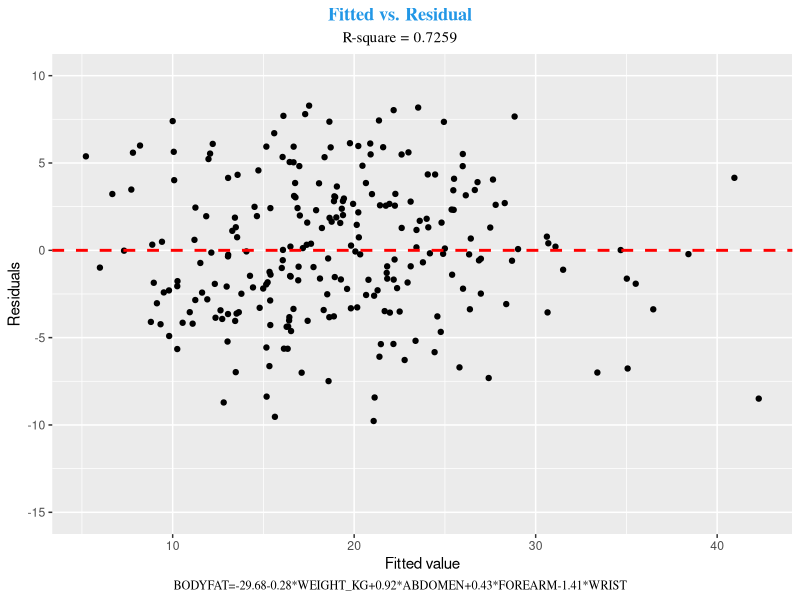
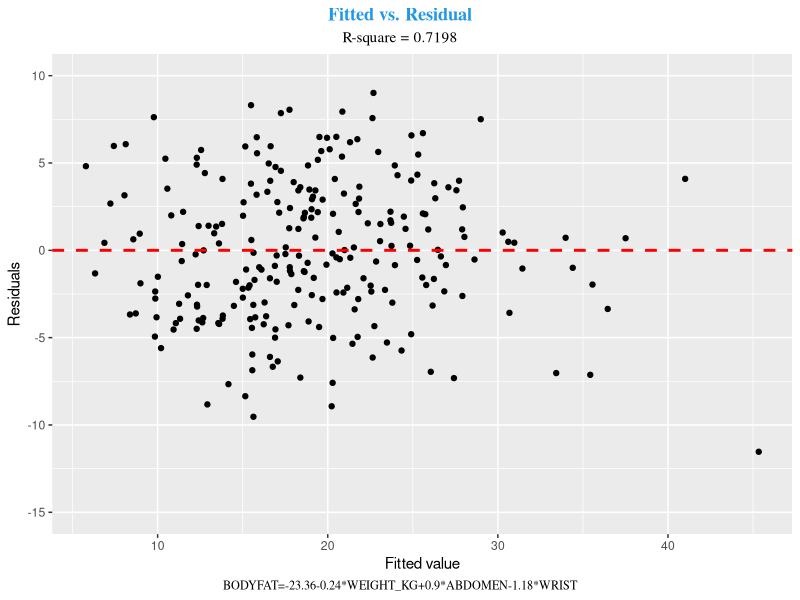
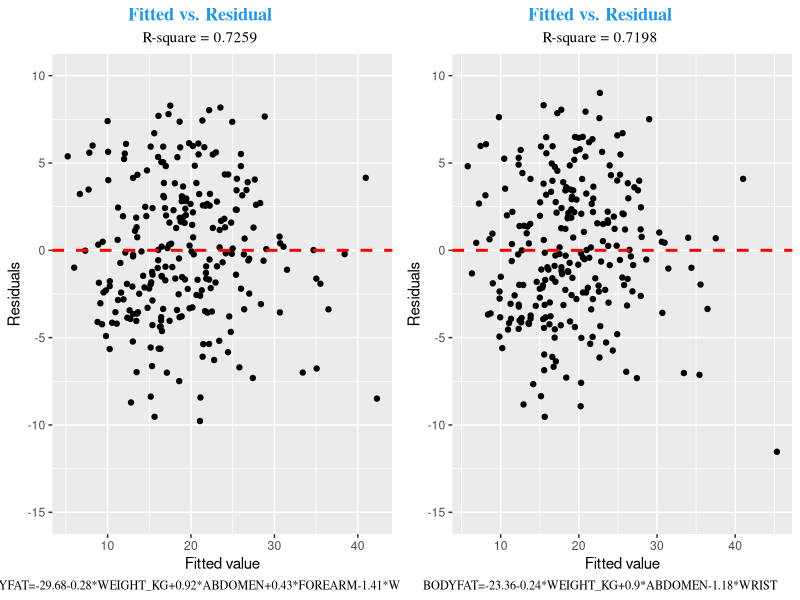
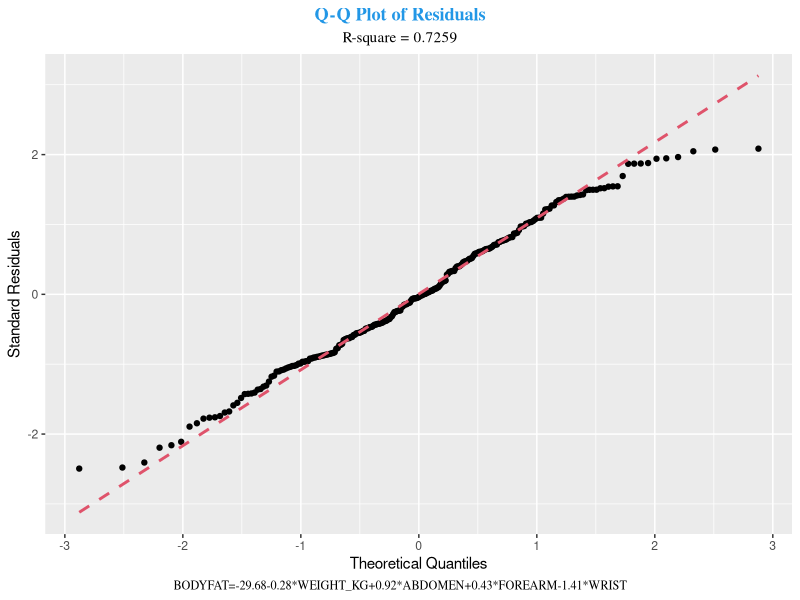
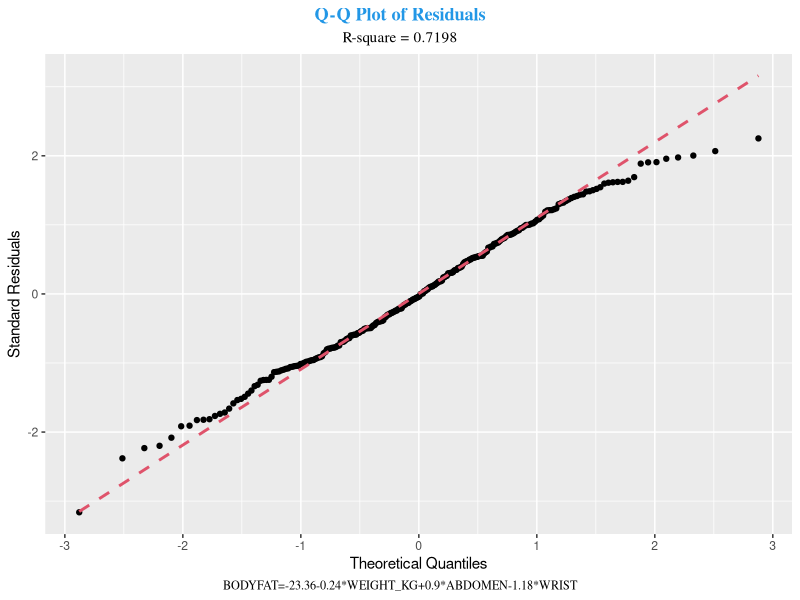
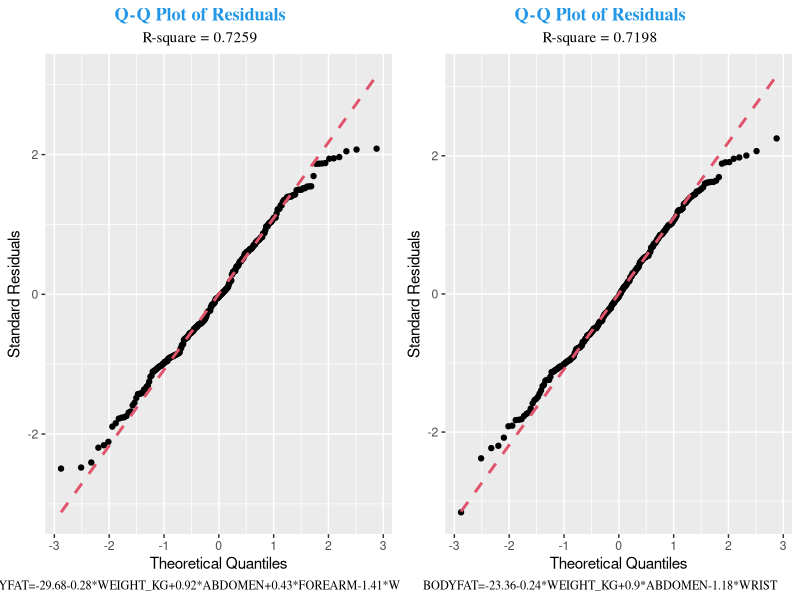
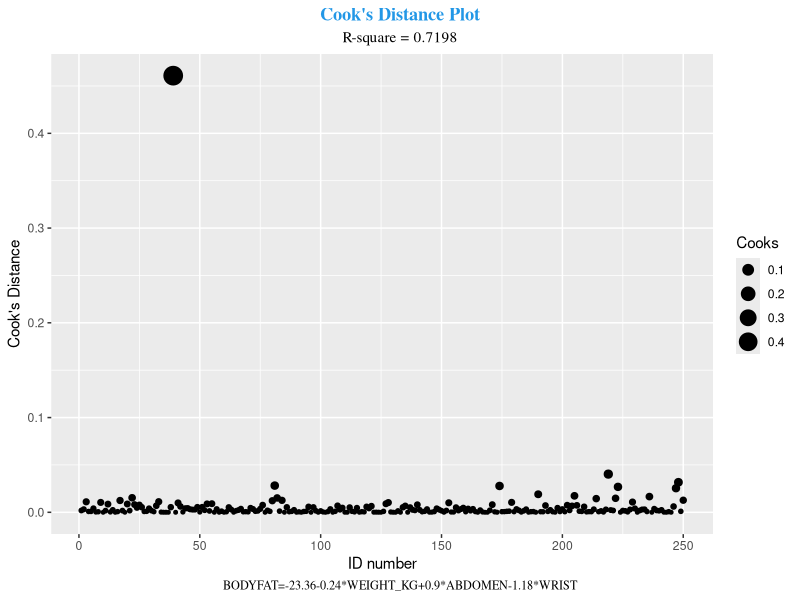
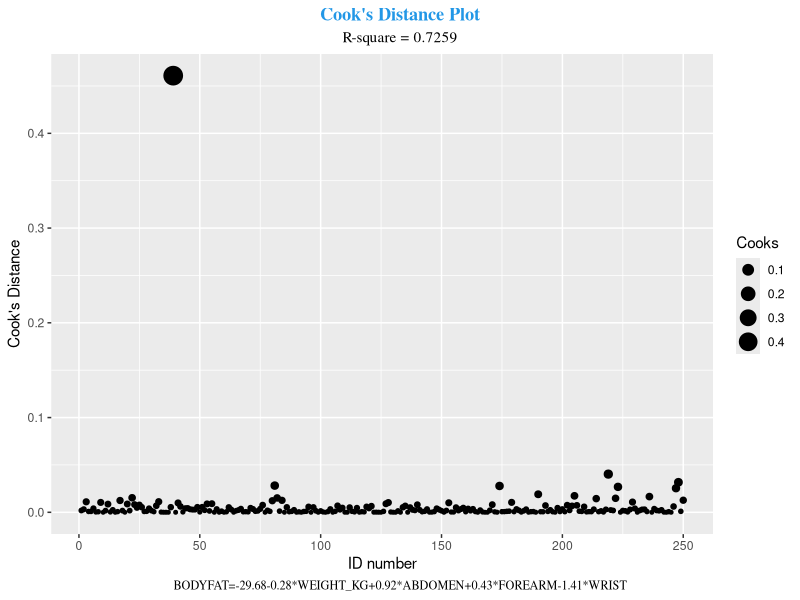

These figures' R source, in order:
# Load Packages
library(readr)
library(dplyr)
library(MASS)
library(leaps)
library(ggplot2)
library(gridExtra)

# Load Data and subset with variables we do not want in the model.
BodyFat2 <- read.csv("BodyFat2.csv")
names(BodyFat2)
BodyFat<- subset(BodyFat2, select = -c(IDNO, DENSITY, WEIGHT, HEIGHT)) #take out ID, Density, and non-metric height and weight.
names(BodyFat)


# Using regsubsets
slr<- regsubsets(BODYFAT~., data=BodyFat, nbest=1, nvmax=10) #full model
regsum<-summary(slr) #summary of regsubsets
regsum$rsq # not much change in R^2 between 4 variables and up.
regsum # with 4: BODYFAT ~ ABDOMEN + FOREARM + WRIST + WEIGHT_KG (R^2 = 0.7303030)


#Comparing model with 3 variables and 4 variables
model4<- lm(BODYFAT ~ WEIGHT_KG + ABDOMEN + FOREARM + WRIST, data=BodyFat)
summary(model4) #Adjusted R^2 = 0.7259
model3<- lm(BODYFAT ~ WEIGHT_KG + ABDOMEN + WRIST, data=BodyFat)
summary(model3) #Adjusted R^2 = 0.7198

#Residuals vs Fitted
tmp4 <- dplyr::select(BodyFat,BODYFAT,WEIGHT_KG,ABDOMEN,FOREARM,WRIST) %>%
        dplyr::mutate(fits=fitted(model4),
                resids=resid(model4),
                sresids=rstudent(model4))
compare.4 <- ggplot(data=tmp4,mapping=aes(x=fits,y=resids)) +
  geom_point() +
  geom_hline(yintercept=0,linetype="dashed",col="red",size=1)+
  labs(x = "Fitted value")+
  labs(y = "Residuals")+
  labs(title = 'Fitted vs. Residual',
       subtitle = 'R-square = 0.7259',
       caption = 'BODYFAT=-29.68-0.28*WEIGHT_KG+0.92*ABDOMEN+0.43*FOREARM-1.41*WRIST')+
  theme(plot.title = element_text(family="serif",
                                  face="bold",
                                  color=4,
                                  hjust = 0.5),
        plot.subtitle = element_text(family="serif",
                                     hjust = 0.5),
        plot.caption = element_text(family="serif",
                                    hjust = 0.5),
        plot.title.position = "plot",
        plot.caption.position = "plot")+
  ylim(-15, 10)
compare.4
tmp3 <- dplyr::select(BodyFat,BODYFAT,WEIGHT_KG,ABDOMEN,WRIST) %>%
        dplyr::mutate(fits=fitted(model3),
                resids=resid(model3),
                sresids=rstudent(model3))
compare.3 <- ggplot(data=tmp3,mapping=aes(x=fits,y=resids)) +
  geom_point() +
  geom_hline(yintercept=0,linetype="dashed",col="red",size=1)+
  labs(x = "Fitted value")+
  labs(y = "Residuals")+
  labs(title = 'Fitted vs. Residual',
       subtitle = 'R-square = 0.7198',
       caption = 'BODYFAT=-23.36-0.24*WEIGHT_KG+0.9*ABDOMEN-1.18*WRIST')+
  theme(plot.title = element_text(family="serif",
                                  face="bold",
                                  color=4,
                                  hjust = 0.5),
        plot.subtitle = element_text(family="serif",
                                     hjust = 0.5),
        plot.caption = element_text(family="serif",
                                    hjust = 0.5),
        plot.title.position = "plot",
        plot.caption.position = "plot")+
  ylim(-15, 10)
compare.3
grid.arrange(compare.4,compare.3,ncol=2)
# plot(predict(model3),resid(model3), ylim =c(-12,12), xlab="Predicted Body Fat Percentage", ylab="Standardized Residuals", main="Standardized Residual Plot")
# abline(0,0, col = "red") # Don't like the 39th observation
# plot(predict(model4),resid(model4), ylim =c(-10,10), xlab="Predicted Body Fat Percentage", ylab="Standardized Residuals", main="Standardized Residual Plot")
# abline(0,0, col = "red") # Model 4 seems to fit assumptions better

# QQ
tmp4 <- dplyr::select(BodyFat,BODYFAT,WEIGHT_KG,ABDOMEN,FOREARM,WRIST) %>%
  dplyr::mutate(y = rstandard(model4))
qq.4 <- ggplot(tmp4, aes(sample = y))+
  stat_qq(col = 1) +
  stat_qq_line(col = 2,linetype="dashed",size=1)+
  labs(x = "Theoretical Quantiles")+
  labs(y = "Standard Residuals")+
  labs(title = 'Q-Q Plot of Residuals',
       subtitle = 'R-square = 0.7259',
       caption = 'BODYFAT=-29.68-0.28*WEIGHT_KG+0.92*ABDOMEN+0.43*FOREARM-1.41*WRIST')+
  theme(plot.title = element_text(family="serif",
                                  face="bold",
                                  color=4,
                                  hjust = 0.5),
        plot.subtitle = element_text(family="serif",
                                     hjust = 0.5),
        plot.caption = element_text(family="serif",
                                    hjust = 0.5),
        plot.title.position = "plot",
        plot.caption.position = "plot")
qq.4
tmp3 <- dplyr::select(BodyFat,BODYFAT,WEIGHT_KG,ABDOMEN,WRIST) %>%
        dplyr::mutate(y = rstandard(model3))
qq.3 <- ggplot(tmp3, aes(sample = y))+
     stat_qq(col = 1) +
     stat_qq_line(col = 2,linetype="dashed",size=1)+
     labs(x = "Theoretical Quantiles")+
     labs(y = "Standard Residuals")+
     labs(title = 'Q-Q Plot of Residuals',
         subtitle = 'R-square = 0.7198',
         caption = 'BODYFAT=-23.36-0.24*WEIGHT_KG+0.9*ABDOMEN-1.18*WRIST')+
     theme(plot.title = element_text(family="serif",
                                    face="bold",
                                    color=4,
                                    hjust = 0.5),
          plot.subtitle = element_text(family="serif",
                                       hjust = 0.5),
          plot.caption = element_text(family="serif",
                                      hjust = 0.5),
          plot.title.position = "plot",
          plot.caption.position = "plot")
qq.3
grid.arrange(qq.4,qq.3,ncol=2)
# qqnorm(rstandard(model3), main="Q-Q Plot of Residuals")
# abline(0,1, col="red")
# qqnorm(rstandard(model4), main="Q-Q Plot of Residuals")
# abline(0,1, col="red")

#Cook's Distance
tmp4 <- dplyr::select(BodyFat,BODYFAT,WEIGHT_KG,ABDOMEN,FOREARM,WRIST,X) %>%
        dplyr::mutate(x=X,Cooks = cooks.distance(model4))
cook.4 <- ggplot(tmp4, aes(x = X, y = Cooks))+
  geom_point(aes(size = Cooks)) +
  labs(x = "ID number")+
  labs(y = "Cook's Distance")+
  labs(title = "Cook's Distance Plot",
       subtitle = 'R-square = 0.7198',
       caption = 'BODYFAT=-23.36-0.24*WEIGHT_KG+0.9*ABDOMEN-1.18*WRIST')+
  theme(plot.title = element_text(family="serif",
                                  face="bold",
                                  color=4,
                                  hjust = 0.5),
        plot.subtitle = element_text(family="serif",
                                     hjust = 0.5),
        plot.caption = element_text(family="serif",
                                    hjust = 0.5),
        plot.title.position = "plot",
        plot.caption.position = "plot")
cook.4
tmp3 <- dplyr::select(BodyFat,BODYFAT,WEIGHT_KG,ABDOMEN,WRIST) %>%
  dplyr::mutate(y = cooks.distance(model3))
cook.3 <- ggplot(tmp4, aes(x = X, y = Cooks))+
  geom_point(aes(size = Cooks)) +
  labs(x = "ID number")+
  labs(y = "Cook's Distance")+
  labs(title = "Cook's Distance Plot",
       subtitle = 'R-square = 0.7259',
       caption = 'BODYFAT=-29.68-0.28*WEIGHT_KG+0.92*ABDOMEN+0.43*FOREARM-1.41*WRIST')+
  theme(plot.title = element_text(family="serif",
                                  face="bold",
                                  color=4,
                                  hjust = 0.5),
        plot.subtitle = element_text(family="serif",
                                     hjust = 0.5),
        plot.caption = element_text(family="serif",
                                    hjust = 0.5),
        plot.title.position = "plot",
        plot.caption.position = "plot")
cook.3
grid.arrange(cook.4,cook.3,ncol=2)
# plot(cooks.distance(model3), main="Cook's Distance Plot", ylab="Cook's Distance", xlab="ID Number", col = ifelse(cooks.distance(model3) < 0.4,'black','red'))
# plot(cooks.distance(model4), main="Cook's Distance Plot", ylab="Cook's Distance", xlab="ID Number", col = ifelse(cooks.distance(model4) < 0.4,'black','red'))


#########
# Look for changes in R^2 when taking out extreme BMI individual
BodyFatsub<- BodyFat2 %>% filter(IDNO != 39)
BodyFatsub2<- subset(BodyFatsub, select = -c(IDNO, DENSITY, WEIGHT, HEIGHT))


# Using regsubsets()
slr2<- regsubsets(BODYFAT~., data=BodyFatsub2, nbest=1, nvmax=10) #full model
regsum2<-summary(slr2) #summary of regsubsets()
regsum2$rsq # not much change in R^2 between 3 variables and up.
regsum2 # with 3: BODYFAT ~ ABDOMEN + WRIST + WEIGHT_KG (R^2 = 0.7303582)

modelsub<- lm(BODYFAT~ ABDOMEN + WRIST + WEIGHT_KG, data=BodyFatsub2)
summary(modelsub)#Adjusted R^2 = 0.7271, better than model with outlier and 4 variables
# -22.89403 - (0.19315*WEIGHT) - (1.33607*WRIST) + (0.88570*AB)
# Rule of thumb: 0.9Ab - 0.19WeightKG - 1.4Wrist - 23

# Plots too see assumption difference with/without outlier
#Residuals vs Fitted
tmpsub <- dplyr::select(BodyFatsub2,BODYFAT,WEIGHT_KG,ABDOMEN,FOREARM,WRIST) %>%
          dplyr::mutate(fits=fitted(modelsub),
                resids=resid(modelsub),
                sresids=rstudent(modelsub))
compare.sub <- ggplot(data=tmpsub,mapping=aes(x=fits,y=resids)) +
  geom_point() +
  geom_hline(yintercept=0,linetype="dashed",col="red",size=1)+
  labs(x = "Fitted value")+
  labs(y = "Residuals")+
  labs(title = 'Fitted vs. Residual',
       subtitle = 'R-square = 0.7304',
       caption = 'BODYFAT=-22.89-0.19*WEIGHT_KG+0.89*ABDOMEN-1.34*FOREARM-1.41*WRIST')+
  theme(plot.title = element_text(family="serif",
                                  face="bold",
                                  color=4,
                                  hjust = 0.5),
        plot.subtitle = element_text(family="serif",
                                     hjust = 0.5),
        plot.caption = element_text(family="serif",
                                    hjust = 0.5),
        plot.title.position = "plot",
        plot.caption.position = "plot")+
  ylim(-15, 10)
compare.sub
grid.arrange(compare.4,compare.3,compare.sub,ncol=3)
# plot(predict(modelsub),resid(modelsub), ylim = c(-10,10),xlab="Predicted Body Fat Percentage", ylab="Standardized Residuals", main="Standardized Residual Plot")
# abline(0,0, col = "red")
# plot(predict(model4),resid(model4), ylim =c(-10,10), xlab="Predicted Body Fat Percentage", ylab="Standardized Residuals", main="Standardized Residual Plot")
# abline(0,0, col = "red")

# QQ
tmpsub <- dplyr::select(BodyFatsub2,BODYFAT,WEIGHT_KG,ABDOMEN,FOREARM,WRIST) %>%
  dplyr::mutate(y = rstandard(modelsub))
qq.sub <- ggplot(tmpsub, aes(sample = y))+
  stat_qq(col = 1) +
  stat_qq_line(col = 2,linetype="dashed",size=1)+
  labs(x = "Theoretical Quantiles")+
  labs(y = "Standard Residuals")+
  labs(title = 'Q-Q Plot of Residuals',
       subtitle = 'R-square = 0.7304',
       caption = 'BODYFAT=-22.89-0.19*WEIGHT_KG+0.89*ABDOMEN-1.34*FOREARM-1.41*WRIST')+
  theme(plot.title = element_text(family="serif",
                                  face="bold",
                                  color=4,
                                  hjust = 0.5),
        plot.subtitle = element_text(family="serif",
                                     hjust = 0.5),
        plot.caption = element_text(family="serif",
                                    hjust = 0.5),
        plot.title.position = "plot",
        plot.caption.position = "plot")
qq.sub
grid.arrange(qq.4,qq.3,qq.sub,ncol=3)
# qqnorm(rstandard(modelsub), main="Q-Q Plot of Residuals")
# abline(0,1, col="red")
# qqnorm(rstandard(model4), main="Q-Q Plot of Residuals")
# abline(0,1, col="red")

#Cook's Distance
tmpsub <- dplyr::select(BodyFatsub2,BODYFAT,WEIGHT_KG,ABDOMEN,FOREARM,WRIST,X) %>%
          dplyr::mutate(x=X, Cooks = cooks.distance(modelsub))
cook.sub <- ggplot(tmpsub, aes(x = X, y = Cooks))+
  geom_point(aes(size = Cooks)) +
  labs(x = "ID number")+
  labs(y = "Cook's Distance")+
  labs(title = "Cook's Distance Plot",
       subtitle = 'R-square = 0.7304',
       caption = 'BODYFAT=-22.89-0.19*WEIGHT_KG+0.89*ABDOMEN-1.34*FOREARM-1.41*WRIST')+
  theme(plot.title = element_text(family="serif",
                                  face="bold",
                                  color=4,
                                  hjust = 0.5),
        plot.subtitle = element_text(family="serif",
                                     hjust = 0.5),
        plot.caption = element_text(family="serif",
                                    hjust = 0.5),
        plot.title.position = "plot",
        plot.caption.position = "plot")
cook.sub
grid.arrange(cook.4,cook.3,cook.sub,ncol=3)
# plot(cooks.distance(modelsub), main="Cook's Distance Plot", ylab="Cook's Distance", xlab="ID Number", col = ifelse(cooks.distance(modelsub) < 0.4,'black','red'))
# plot(cooks.distance(model4), main="Cook's Distance Plot", ylab="Cook's Distance", xlab="ID Number", col = ifelse(cooks.distance(model4) < 0.4,'black','red'))
